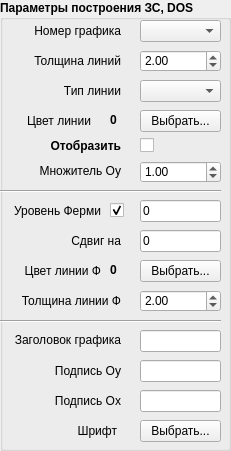
     <widget class="QGroupBox" name="groupBox_55">
      <property name="geometry">
       <rect>
        <x>450</x>
        <y>0</y>
        <width>231</width>
        <height>451</height>
       </rect>
      </property>
      <property name="font">
       <font>
        <family>Arial</family>
        <pointsize>9</pointsize>
        <weight>75</weight>
        <bold>true</bold>
        <underline>false</underline>
       </font>
      </property>
      <property name="title">
       <string>Параметры построения ЗС, DOS</string>
      </property>
      <widget class="QLabel" name="label_143">
       <property name="geometry">
        <rect>
         <x>20</x>
         <y>130</y>
         <width>101</width>
         <height>31</height>
        </rect>
       </property>
       <property name="font">
        <font>
         <family>Arial</family>
         <pointsize>9</pointsize>
         <weight>75</weight>
         <bold>true</bold>
         <underline>false</underline>
        </font>
       </property>
       <property name="text">
        <string>Отобразить</string>
       </property>
       <property name="alignment">
        <set>Qt::AlignRight|Qt::AlignTrailing|Qt::AlignVCenter</set>
       </property>
      </widget>
      <widget class="QLabel" name="label_139">
       <property name="geometry">
        <rect>
         <x>30</x>
         <y>20</y>
         <width>91</width>
         <height>21</height>
        </rect>
       </property>
       <property name="font">
        <font>
         <family>Arial</family>
         <pointsize>9</pointsize>
         <weight>50</weight>
         <bold>false</bold>
         <underline>false</underline>
        </font>
       </property>
       <property name="text">
        <string>Номер графика</string>
       </property>
       <property name="alignment">
        <set>Qt::AlignRight|Qt::AlignTrailing|Qt::AlignVCenter</set>
       </property>
      </widget>
      <widget class="QLabel" name="label_140">
       <property name="geometry">
        <rect>
         <x>20</x>
         <y>50</y>
         <width>101</width>
         <height>21</height>
        </rect>
       </property>
       <property name="font">
        <font>
         <family>Arial</family>
         <pointsize>9</pointsize>
         <weight>50</weight>
         <bold>false</bold>
         <underline>false</underline>
        </font>
       </property>
       <property name="text">
        <string>Толщина линий</string>
       </property>
       <property name="alignment">
        <set>Qt::AlignRight|Qt::AlignTrailing|Qt::AlignVCenter</set>
       </property>
      </widget>
      <widget class="QComboBox" name="tab5ComboBoxLineType">
       <property name="geometry">
        <rect>
         <x>140</x>
         <y>80</y>
         <width>81</width>
         <height>22</height>
        </rect>
       </property>
       <property name="font">
        <font>
         <family>Arial</family>
         <pointsize>9</pointsize>
         <weight>50</weight>
         <bold>false</bold>
         <underline>false</underline>
        </font>
       </property>
      </widget>
      <widget class="QDoubleSpinBox" name="tab5SpinnerLineWidth">
       <property name="geometry">
        <rect>
         <x>140</x>
         <y>50</y>
         <width>81</width>
         <height>22</height>
        </rect>
       </property>
       <property name="font">
        <font>
         <family>Arial</family>
         <pointsize>9</pointsize>
         <weight>50</weight>
         <bold>false</bold>
         <underline>false</underline>
        </font>
       </property>
       <property name="minimum">
        <double>0.100000000000000</double>
       </property>
       <property name="value">
        <double>2.000000000000000</double>
       </property>
      </widget>
      <widget class="QLabel" name="label_141">
       <property name="geometry">
        <rect>
         <x>30</x>
         <y>80</y>
         <width>91</width>
         <height>21</height>
        </rect>
       </property>
       <property name="font">
        <font>
         <family>Arial</family>
         <pointsize>9</pointsize>
         <weight>50</weight>
         <bold>false</bold>
         <underline>false</underline>
        </font>
       </property>
       <property name="text">
        <string>Тип линии</string>
       </property>
       <property name="alignment">
        <set>Qt::AlignRight|Qt::AlignTrailing|Qt::AlignVCenter</set>
       </property>
      </widget>
      <widget class="QLabel" name="label_144">
       <property name="geometry">
        <rect>
         <x>20</x>
         <y>150</y>
         <width>101</width>
         <height>41</height>
        </rect>
       </property>
       <property name="font">
        <font>
         <family>Arial</family>
         <pointsize>9</pointsize>
         <weight>50</weight>
         <bold>false</bold>
         <underline>false</underline>
        </font>
       </property>
       <property name="text">
        <string>Множитель Oy</string>
       </property>
       <property name="alignment">
        <set>Qt::AlignRight|Qt::AlignTrailing|Qt::AlignVCenter</set>
       </property>
      </widget>
      <widget class="QCheckBox" name="tab5CheckBoxShow1">
       <property name="geometry">
        <rect>
         <x>140</x>
         <y>130</y>
         <width>21</width>
         <height>31</height>
        </rect>
       </property>
       <property name="font">
        <font>
         <family>Arial</family>
         <pointsize>9</pointsize>
         <weight>50</weight>
         <bold>false</bold>
         <underline>false</underline>
        </font>
       </property>
       <property name="text">
        <string/>
       </property>
      </widget>
      <widget class="QComboBox" name="tab5ComboBoxLineSelector">
       <property name="geometry">
        <rect>
         <x>140</x>
         <y>20</y>
         <width>81</width>
         <height>22</height>
        </rect>
       </property>
       <property name="font">
        <font>
         <family>Arial</family>
         <pointsize>9</pointsize>
         <weight>50</weight>
         <bold>false</bold>
         <underline>false</underline>
        </font>
       </property>
      </widget>
      <widget class="QLabel" name="ColorLable9">
       <property name="geometry">
        <rect>
         <x>110</x>
         <y>112</y>
         <width>16</width>
         <height>16</height>
        </rect>
       </property>
       <property name="text">
        <string>0</string>
       </property>
      </widget>
      <widget class="QDoubleSpinBox" name="tab5SpinnerLineMultiplier">
       <property name="geometry">
        <rect>
         <x>140</x>
         <y>161</y>
         <width>81</width>
         <height>22</height>
        </rect>
       </property>
       <property name="font">
        <font>
         <family>Arial</family>
         <pointsize>9</pointsize>
         <weight>50</weight>
         <bold>false</bold>
         <underline>false</underline>
        </font>
       </property>
       <property name="value">
        <double>1.000000000000000</double>
       </property>
      </widget>
      <widget class="QPushButton" name="tab5ColorButton1">
       <property name="geometry">
        <rect>
         <x>140</x>
         <y>110</y>
         <width>81</width>
         <height>22</height>
        </rect>
       </property>
       <property name="font">
        <font>
         <family>Arial</family>
         <pointsize>9</pointsize>
         <weight>50</weight>
         <bold>false</bold>
         <underline>false</underline>
        </font>
       </property>
       <property name="text">
        <string>Выбрать...</string>
       </property>
      </widget>
      <widget class="QLabel" name="label_142">
       <property name="geometry">
        <rect>
         <x>20</x>
         <y>110</y>
         <width>71</width>
         <height>21</height>
        </rect>
       </property>
       <property name="font">
        <font>
         <family>Arial</family>
         <pointsize>9</pointsize>
         <weight>50</weight>
         <bold>false</bold>
         <underline>false</underline>
        </font>
       </property>
       <property name="text">
        <string>Цвет линии</string>
       </property>
       <property name="alignment">
        <set>Qt::AlignRight|Qt::AlignTrailing|Qt::AlignVCenter</set>
       </property>
      </widget>
      <widget class="QLineEdit" name="tab5DOSFerm">
       <property name="geometry">
        <rect>
         <x>140</x>
         <y>200</y>
         <width>81</width>
         <height>22</height>
        </rect>
       </property>
       <property name="font">
        <font>
         <family>Arial</family>
         <pointsize>9</pointsize>
         <weight>50</weight>
         <bold>false</bold>
         <underline>false</underline>
        </font>
       </property>
       <property name="text">
        <string>0</string>
       </property>
      </widget>
      <widget class="QLineEdit" name="tab5DOSShift">
       <property name="geometry">
        <rect>
         <x>140</x>
         <y>230</y>
         <width>81</width>
         <height>22</height>
        </rect>
       </property>
       <property name="font">
        <font>
         <family>Arial</family>
         <pointsize>9</pointsize>
         <weight>50</weight>
         <bold>false</bold>
         <underline>false</underline>
        </font>
       </property>
       <property name="text">
        <string>0</string>
       </property>
      </widget>
      <widget class="QLabel" name="label_135">
       <property name="geometry">
        <rect>
         <x>10</x>
         <y>200</y>
         <width>91</width>
         <height>21</height>
        </rect>
       </property>
       <property name="font">
        <font>
         <family>Arial</family>
         <pointsize>9</pointsize>
         <weight>50</weight>
         <bold>false</bold>
         <underline>false</underline>
         <strikeout>false</strikeout>
         <kerning>true</kerning>
        </font>
       </property>
       <property name="text">
        <string>Уровень Ферми</string>
       </property>
       <property name="alignment">
        <set>Qt::AlignRight|Qt::AlignTrailing|Qt::AlignVCenter</set>
       </property>
      </widget>
      <widget class="QPushButton" name="tab5ColorButtonFermiL">
       <property name="geometry">
        <rect>
         <x>140</x>
         <y>260</y>
         <width>81</width>
         <height>22</height>
        </rect>
       </property>
       <property name="font">
        <font>
         <family>Arial</family>
         <pointsize>9</pointsize>
         <weight>50</weight>
         <bold>false</bold>
         <underline>false</underline>
         <strikeout>false</strikeout>
         <kerning>true</kerning>
        </font>
       </property>
       <property name="text">
        <string>Выбрать...</string>
       </property>
      </widget>
      <widget class="QLineEdit" name="tab5EditLineOxName">
       <property name="geometry">
        <rect>
         <x>140</x>
         <y>390</y>
         <width>81</width>
         <height>22</height>
        </rect>
       </property>
       <property name="font">
        <font>
         <family>Arial</family>
         <pointsize>9</pointsize>
         <weight>50</weight>
         <bold>false</bold>
         <underline>false</underline>
        </font>
       </property>
      </widget>
      <widget class="QPushButton" name="tab5BushButtonSetFont">
       <property name="geometry">
        <rect>
         <x>140</x>
         <y>420</y>
         <width>81</width>
         <height>22</height>
        </rect>
       </property>
       <property name="font">
        <font>
         <family>Arial</family>
         <pointsize>9</pointsize>
         <weight>50</weight>
         <bold>false</bold>
         <underline>false</underline>
        </font>
       </property>
       <property name="text">
        <string>Выбрать...</string>
       </property>
      </widget>
      <widget class="QLabel" name="label_134">
       <property name="geometry">
        <rect>
         <x>70</x>
         <y>420</y>
         <width>47</width>
         <height>21</height>
        </rect>
       </property>
       <property name="font">
        <font>
         <family>Arial</family>
         <pointsize>9</pointsize>
         <weight>50</weight>
         <bold>false</bold>
         <underline>false</underline>
        </font>
       </property>
       <property name="text">
        <string>Шрифт</string>
       </property>
       <property name="alignment">
        <set>Qt::AlignRight|Qt::AlignTrailing|Qt::AlignVCenter</set>
       </property>
      </widget>
      <widget class="QCheckBox" name="tab5CheckBoxFermiLevel">
       <property name="geometry">
        <rect>
         <x>110</x>
         <y>200</y>
         <width>16</width>
         <height>21</height>
        </rect>
       </property>
       <property name="font">
        <font>
         <family>Arial</family>
         <pointsize>9</pointsize>
         <weight>50</weight>
         <bold>false</bold>
         <underline>false</underline>
         <strikeout>false</strikeout>
         <kerning>true</kerning>
        </font>
       </property>
       <property name="text">
        <string/>
       </property>
       <property name="checked">
        <bool>true</bool>
       </property>
      </widget>
      <widget class="QLineEdit" name="tab5EditLinePlotName">
       <property name="geometry">
        <rect>
         <x>140</x>
         <y>330</y>
         <width>81</width>
         <height>22</height>
        </rect>
       </property>
       <property name="font">
        <font>
         <family>Arial</family>
         <pointsize>9</pointsize>
         <weight>50</weight>
         <bold>false</bold>
         <underline>false</underline>
        </font>
       </property>
      </widget>
      <widget class="QLabel" name="label_136">
       <property name="geometry">
        <rect>
         <x>20</x>
         <y>260</y>
         <width>81</width>
         <height>21</height>
        </rect>
       </property>
       <property name="font">
        <font>
         <family>Arial</family>
         <pointsize>9</pointsize>
         <weight>50</weight>
         <bold>false</bold>
         <underline>false</underline>
         <strikeout>false</strikeout>
         <kerning>true</kerning>
        </font>
       </property>
       <property name="text">
        <string>Цвет линии Ф</string>
       </property>
       <property name="alignment">
        <set>Qt::AlignRight|Qt::AlignTrailing|Qt::AlignVCenter</set>
       </property>
      </widget>
      <widget class="QLabel" name="label_132">
       <property name="geometry">
        <rect>
         <x>40</x>
         <y>360</y>
         <width>81</width>
         <height>21</height>
        </rect>
       </property>
       <property name="font">
        <font>
         <family>Arial</family>
         <pointsize>9</pointsize>
         <weight>50</weight>
         <bold>false</bold>
         <underline>false</underline>
        </font>
       </property>
       <property name="text">
        <string>Подпись Oy</string>
       </property>
       <property name="alignment">
        <set>Qt::AlignRight|Qt::AlignTrailing|Qt::AlignVCenter</set>
       </property>
      </widget>
      <widget class="QLabel" name="label_138">
       <property name="geometry">
        <rect>
         <x>30</x>
         <y>230</y>
         <width>91</width>
         <height>21</height>
        </rect>
       </property>
       <property name="font">
        <font>
         <family>Arial</family>
         <pointsize>9</pointsize>
         <weight>50</weight>
         <bold>false</bold>
         <underline>false</underline>
         <strikeout>false</strikeout>
         <kerning>true</kerning>
        </font>
       </property>
       <property name="text">
        <string>Сдвиг на</string>
       </property>
       <property name="alignment">
        <set>Qt::AlignRight|Qt::AlignTrailing|Qt::AlignVCenter</set>
       </property>
      </widget>
      <widget class="QLabel" name="label_133">
       <property name="geometry">
        <rect>
         <x>40</x>
         <y>390</y>
         <width>81</width>
         <height>21</height>
        </rect>
       </property>
       <property name="font">
        <font>
         <family>Arial</family>
         <pointsize>9</pointsize>
         <weight>50</weight>
         <bold>false</bold>
         <underline>false</underline>
        </font>
       </property>
       <property name="text">
        <string>Подпись Ox</string>
       </property>
       <property name="alignment">
        <set>Qt::AlignRight|Qt::AlignTrailing|Qt::AlignVCenter</set>
       </property>
      </widget>
      <widget class="QLabel" name="label_137">
       <property name="geometry">
        <rect>
         <x>20</x>
         <y>290</y>
         <width>101</width>
         <height>21</height>
        </rect>
       </property>
       <property name="font">
        <font>
         <family>Arial</family>
         <pointsize>9</pointsize>
         <weight>50</weight>
         <bold>false</bold>
         <underline>false</underline>
         <strikeout>false</strikeout>
         <kerning>true</kerning>
        </font>
       </property>
       <property name="text">
        <string>Толщина линии Ф</string>
       </property>
       <property name="alignment">
        <set>Qt::AlignRight|Qt::AlignTrailing|Qt::AlignVCenter</set>
       </property>
      </widget>
      <widget class="QLabel" name="ColorLable10">
       <property name="geometry">
        <rect>
         <x>110</x>
         <y>262</y>
         <width>16</width>
         <height>16</height>
        </rect>
       </property>
       <property name="text">
        <string>0</string>
       </property>
      </widget>
      <widget class="QDoubleSpinBox" name="tab5SpinnerBoxFermiLevelWidth">
       <property name="geometry">
        <rect>
         <x>140</x>
         <y>290</y>
         <width>81</width>
         <height>22</height>
        </rect>
       </property>
       <property name="font">
        <font>
         <family>Arial</family>
         <pointsize>9</pointsize>
         <weight>50</weight>
         <bold>false</bold>
         <underline>false</underline>
         <strikeout>false</strikeout>
         <kerning>true</kerning>
        </font>
       </property>
       <property name="value">
        <double>2.000000000000000</double>
       </property>
      </widget>
      <widget class="QLineEdit" name="tab5EditLineOyName">
       <property name="geometry">
        <rect>
         <x>140</x>
         <y>360</y>
         <width>81</width>
         <height>22</height>
        </rect>
       </property>
       <property name="font">
        <font>
         <family>Arial</family>
         <pointsize>9</pointsize>
         <weight>50</weight>
         <bold>false</bold>
         <underline>false</underline>
        </font>
       </property>
      </widget>
      <widget class="QLabel" name="label_131">
       <property name="geometry">
        <rect>
         <x>10</x>
         <y>330</y>
         <width>111</width>
         <height>20</height>
        </rect>
       </property>
       <property name="font">
        <font>
         <family>Arial</family>
         <pointsize>9</pointsize>
         <weight>50</weight>
         <bold>false</bold>
         <underline>false</underline>
        </font>
       </property>
       <property name="text">
        <string>Заголовок графика</string>
       </property>
       <property name="alignment">
        <set>Qt::AlignRight|Qt::AlignTrailing|Qt::AlignVCenter</set>
       </property>
      </widget>
      <widget class="Line" name="line_3">
       <property name="geometry">
        <rect>
         <x>0</x>
         <y>181</y>
         <width>221</width>
         <height>20</height>
        </rect>
       </property>
       <property name="frameShadow">
        <enum>QFrame::Sunken</enum>
       </property>
       <property name="orientation">
        <enum>Qt::Horizontal</enum>
       </property>
      </widget>
      <widget class="Line" name="line_4">
       <property name="geometry">
        <rect>
         <x>0</x>
         <y>311</y>
         <width>221</width>
         <height>20</height>
        </rect>
       </property>
       <property name="frameShadow">
        <enum>QFrame::Sunken</enum>
       </property>
       <property name="orientation">
        <enum>Qt::Horizontal</enum>
       </property>
      </widget>
     </widget>
